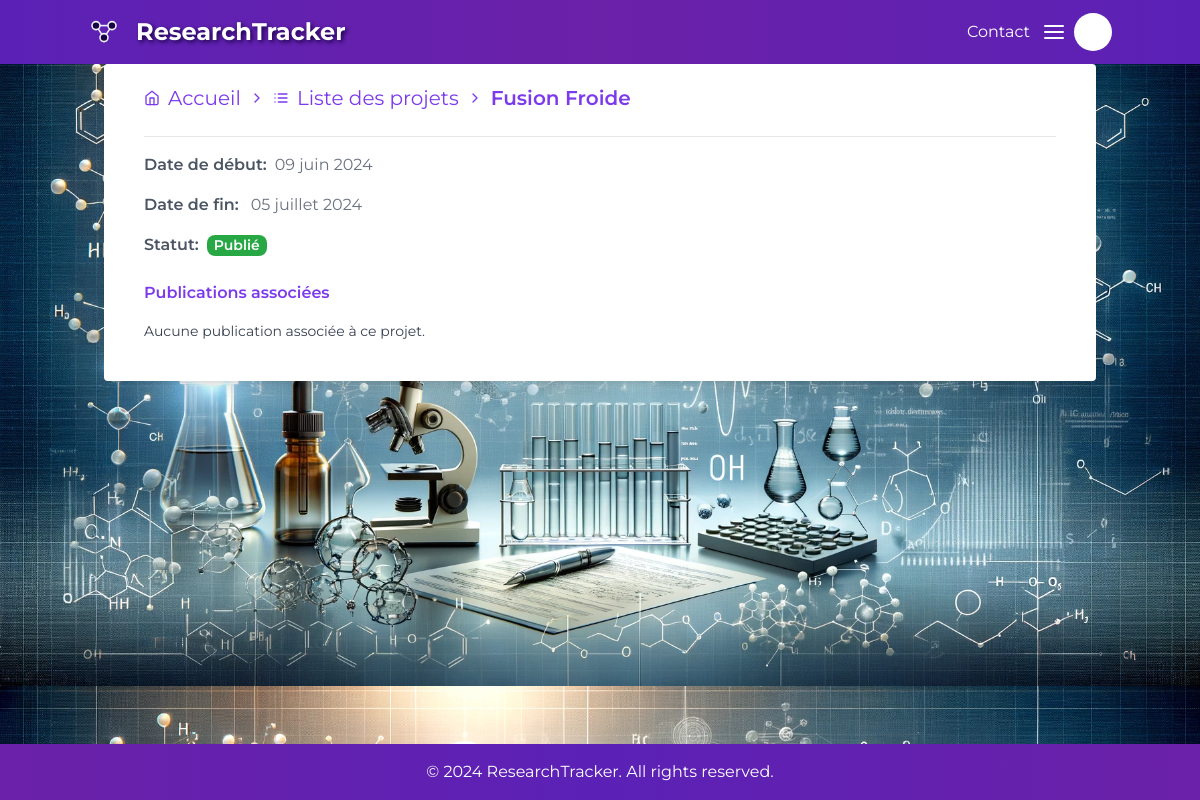
The page /projets/detail/1/ on the database its author committed.
### projects/models.py (models this page shows, shortened)
class Project(models.Model):
    STATUS_CHOICES = [
        ('in_progress', 'En cours'),
        ('published', 'Publié'),
        ('rejected', 'Rejeté'),
        ('corrected', 'Corrigé'),
    ]
    user = models.ForeignKey(settings.AUTH_USER_MODEL, related_name='owned_projects', on_delete=models.CASCADE)
    collaborators = models.ManyToManyField(settings.AUTH_USER_MODEL, related_name='collaborative_projects', blank=True)
    title = models.CharField(max_length=200)
    description = CKEditor5Field(blank=True, null=True)
    start_date = models.DateField()
    end_date = models.DateField()
    status = models.CharField(max_length=20, choices=STATUS_CHOICES, default='in_progress')
    class Meta:
        verbose_name = 'Projet'
        verbose_name_plural = 'Projets'

### projects/views.py (the view)
# urls.py: path('detail/<int:pk>/', ProjectDetailView.as_view(), name='project-detail'),
class ProjectDetailView(DetailView):
    model = Project
    template_name = 'projects/project_detail.html'
    context_object_name = 'project'
    def get_context_data(self, **kwargs):
        context = super().get_context_data(**kwargs)
        project = self.get_object()
        context['publications'] = Publication.objects.filter(project=project)
        return context

### projects/templates/projects/project_detail.html (shortened to what this page needs)
{% extends "base.html" %}
{% block content %}
    <div class="container mx-auto mt-0 bg-white p-10 pt-5 shadow-lg rounded ">
        <nav class="flex items-center text-xl mb-6 t text-violet-600 space-x-2">
            <a href="{% url 'dashboard' %}" class="flex items-center hover:underline">
                <i data-feather="home" class="mr-2 md-icon feather-icon"></i>Accueil</a>
            <i data-feather="chevron-right" class="mr-2 md-icon feather-icon"></i>
            <a href="{% url 'project-list' %}" class="flex items-center hover:underline">
                <i data-feather="list" class="mr-2 md-icon feather-icon"></i>Liste des projets</a>
            <i data-feather="chevron-right" class="mr-2 md-icon feather-icon"></i>
            <span class="font-semibold">{{ project.title }}</span>
        </nav>
        <hr class="my-4">
        <p class="mb-4 text-gray-600 font-semibold ">Date de début:<span
                class="ml-2 font-normal text-gray-500">{{ project.start_date|date:"d F Y" }}</span></p>
        <p class="mb-4 text-gray-600 font-semibold ">Date de fin:<span
                class="ml-2 font-normal text-gray-500"> {{ project.end_date|date:"d F Y" }}</span></p>
        <p class="mb-4 text-gray-600 font-semibold ">Statut:<span
                class="ml-2 badge badge-{{ project.status }}">{{ project.get_status_display }}</span></p>
        <h3 class="text-md font-semibold mt-6 mb-4 text-violet-600">Publications associées</h3>
        {% if publications %}
            <table class="min-w-full bg-white mt-6 shadow-lg rounded text-sm">
                <thead>
                <tr class="bg-violet-500 text-white">
                    <th class="py-2 px-4">Titre</th>
                    <th class="py-2 px-4">Auteurs</th>
                    <th class="py-2 px-4">Date de publication</th>
                    <th class="py-2 px-4">DOI</th>
                    <th class="py-2 px-4">Statut</th>
                </tr>
                </thead>
                <tbody class="text-violet-900">
                {% for publication in publications %}
                    <tr class="border-b text-center hover:bg-gray-100">
                        <td class="py-2 px-4"><a class="hover:text-violet-700 hover:underline"
                                                 href="">{{ publication.title }}</a></td>
                        <td class="py-2 px-4">{{ publication.authors }}</td>
                        <td class="py-2 px-4">{{ publication.publication_date|date:"d F Y" }}</td>
                        <td class="py-2 px-4">{{ publication.doi }}</td>
                        <td class="py-2 px-4">
                            <span class="badge badge-{{ project.status }}">{{ project.get_status_display }}</span>
                        </td>
                    </tr>
                {% endfor %}
                </tbody>
            </table>
        {% else %}
            <p class="text-sm text-gray-700">Aucune publication associée à ce projet.</p>
        {% endif %}
    </div>
{% endblock %}

### rows shown on the page
Project: title "Fusion Froide", start_date "09 juin 2024", end_date "05 juillet 2024", status "Publié"
